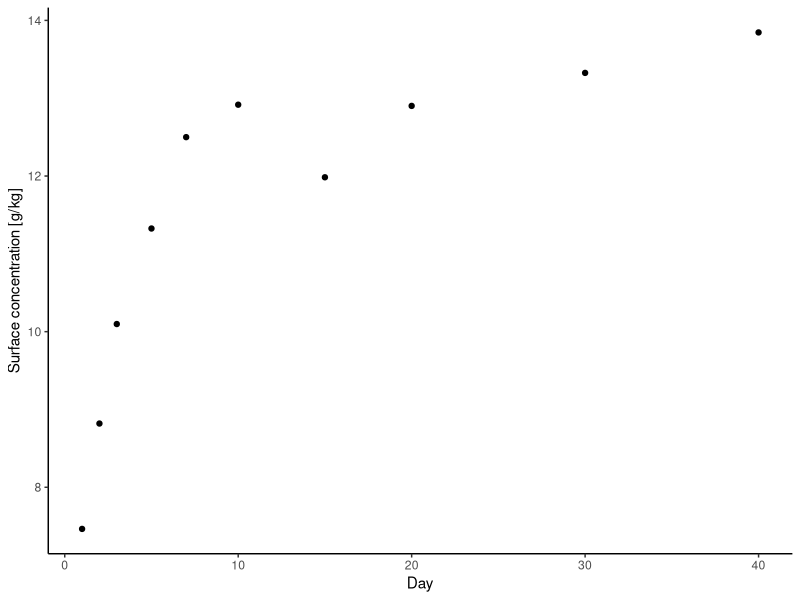
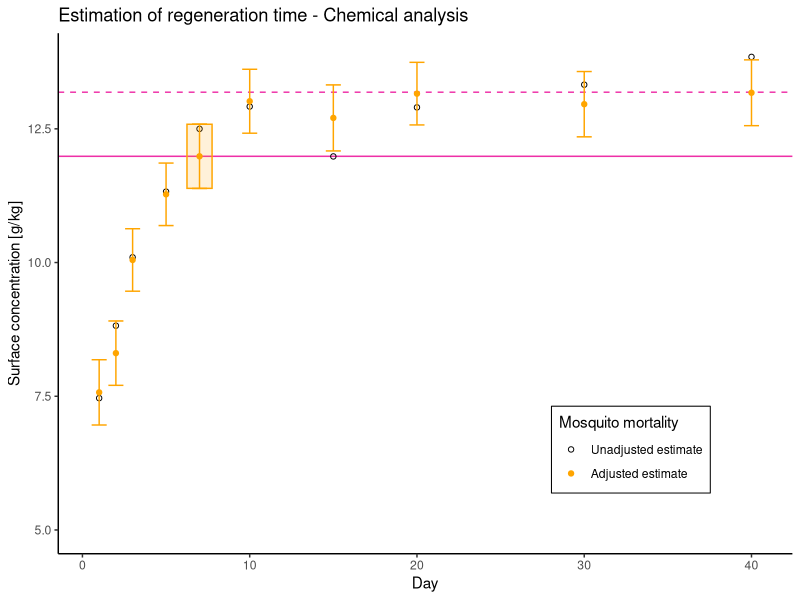

Source code (R) for these figures, in order:
library(ggplot2)
library(lme4)
library(readxl)
library(emmeans)

#We need a dataset to look at. I have uploaded 12 simulated datasets for users
# to practise with. You can replace these with your own data, but ensure that the 
# variable names are consistent with the simulated datasets.

#days <- c(1,2,3,5,7,10,15,20,30,40) #do we need day0? # remove?
dat1 <-  readxl::read_xlsx('Regeneration_Time/twelve_datasets_chem.xlsx', sheet = 'sim1')
str(dat1)

#For plotting, it is more useful to have 'day' as a numeric variable
# For the GLM, it needs to be a factor variable. So we make a 2nd version
dat1$day <- as.numeric(dat1$day) # numeric 'day'
dat1$day_f <- as.factor(dat1$day) # factor variable for 'day'

days <- unique(dat1$day)

#function to obtain (unadjusted) average concentration measured on each day in the dataset
av_chem <- function(data = df, days_v = days){
  av_ch <- rep(0,length(days_v))

  for(i in 1:length(days_v)){
    av_ch[i] <- mean(data[data$day==days_v[i],]$conc)
  }
  dfm <- data.frame('day' = days_v, 'av_ch' = av_ch)
  return(dfm)
}
mc <- av_chem(data = dat1)
#Then can plot
ggplot(mc) + geom_point(aes(x = day, y = av_ch)) + theme_classic() + 
  ylab('Surface concentration [g/kg]') + xlab('Day')

#Now fit linear model to data, with fixed-effects for day (as a factor variable) & batch
fitC <- lm(conc ~ day_f + batch, data = dat1)
summary(fitC)
rc <- emmeans(fitC, "day_f")
pred_c <- as.data.frame(rc)
#Add a numeric variable for day to this data frame (careful converting from a factor!)
pred_c$day <- as.numeric(as.character(pred_c$day_f))

#this variable gives the predicted chemical concentrations
mc2 <- pred_c$emmean

# Now we loop over the model-estimated chemical concentrations, and select the first one
# that fits the criteria for being the regeneration time (no later concentration estimate
# more than 10% higher)
ld <- length(mc2) - 1
count <- 0
rt <- 0
for(j in 1:ld){
  bb <- all(mc2[j]*1.1 > mc2[(j+1):(ld+1)])
  if(bb==T){
    print(paste0('Regeneration time is: ', days[j]))
    rt <- j
    rt_c <- days[j]
    count <- 1
    break # end for loop
  }
  if(j==ld & count==0){
    print('Routine has identified the regeneration time as being the final measured value. Inspect data, to check this makes sense')
    rt <- j
    rt_c <- days[j]
  }
}

# Plot: model-adjusted chemical conc; unadjusted concentrations; and identify the RT via our method
# Open black circles: unadjusted concentration estimates
# Closed orange circles: model-adjusted mortality estimates (with 95% CIs)
# Solid pink horizontal line: model-adjusted estimate of mortality at the time point we establish as the R.T.
# Dashed pink horizontal line: concentration 10% higher than measured at the established R.T.
# The orange box indicates the estimated R.T. 

ggplot() + geom_hline(yintercept = c(mc2[rt],mc2[rt]*1.1), color = 'maroon2',
                        linetype = c('solid','dashed')) + 
  geom_point(data = mc, aes(x = day, y = av_ch, color = 'a'), shape = 1) +
  geom_point(data = pred_c, aes(x = day, y = emmean, color = 'b')) + 
  theme_classic() + ylim(c(0.66*min(mc2),NA)) + 
  geom_errorbar(data = pred_c, aes(x = day, ymin = lower.CL, ymax = upper.CL), color = 'orange') + 
  scale_color_manual(values = c('black','orange'), 
                       labels = c('Unadjusted estimate','Adjusted estimate'),
                       name = 'Mosquito mortality') + 
    theme(legend.position = c(0.78,0.2), legend.background = element_blank(),
            legend.box.background = element_rect(colour = "black")) + 
  annotate('rect', xmin = days[rt] - 0.75, xmax = days[rt] + 0.75,
           ymin = mc2[rt]*0.95, ymax = mc2[rt]*1.05,
           color = 'orange', fill = 'orange', alpha = .15) +
  ylab('Surface concentration [g/kg]') + xlab('Day') + 
  ggtitle('Estimation of regeneration time - Chemical analysis')
